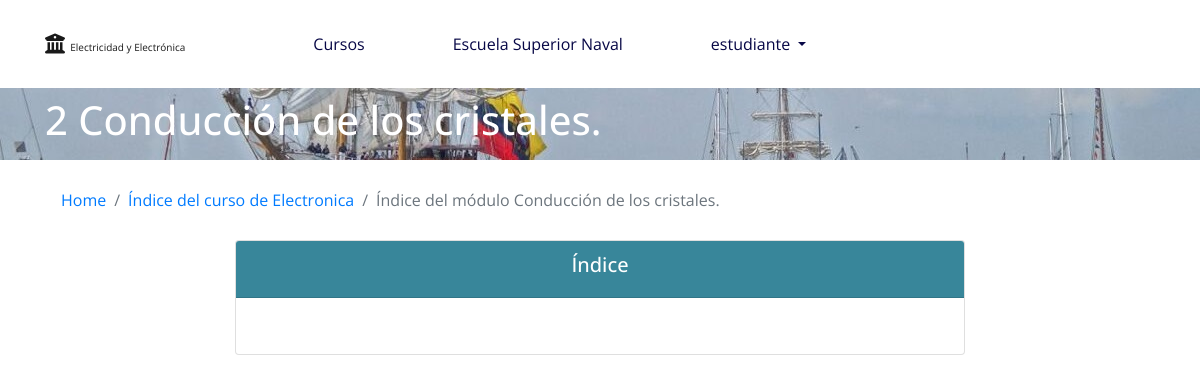
The page /curso/modulo/abrir/id/26/ (signed in) on the database as committed earlier.
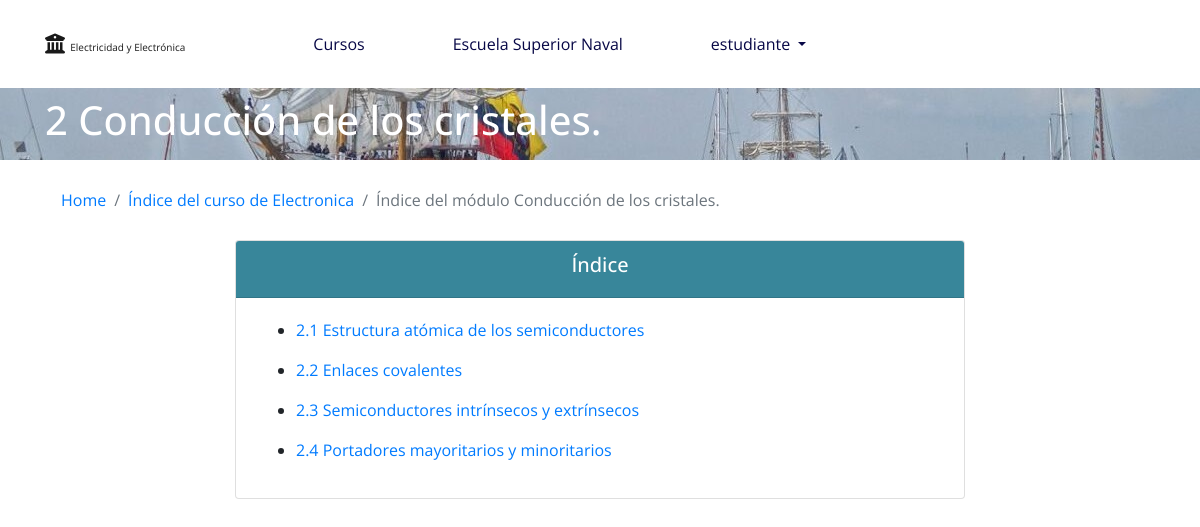
The same page on the database as committed later.
### curso/models.py (models this page shows, shortened)
class Modulo(models.Model):
    numero = models.IntegerField(verbose_name='Numero del Módulo')
    titulo = models.CharField(verbose_name='Título', max_length=200, blank=False, null=False)
    curso = models.ForeignKey(Curso, verbose_name="Curso", on_delete=models.CASCADE)
    class Meta:
        verbose_name = 'Módulo'
        verbose_name_plural = 'Módulos'
        ordering = ('numero',)

class Curso(models.Model):
    nombre = models.CharField(verbose_name='Nombre del Curso', max_length=50, unique=True)
    descripcion = models.TextField(verbose_name='Descripción', max_length=600)
    comentario = models.TextField(verbose_name='Comentario', max_length=600)
    icono = models.ImageField(verbose_name='Icono', upload_to='fotos_curso/', null=True, blank=True)
    class Meta:
        verbose_name = 'Curso'
        verbose_name_plural = 'Cursos'

class SubModulo(models.Model):
    numero = models.IntegerField(verbose_name='Número SubMódulo', default=1)
    titulo = models.CharField(verbose_name='Título', max_length=200, unique=True)
    contenido = RichTextUploadingField(config_name='config_ckeditor', verbose_name='Contenido', max_length=10000)
    modulo = models.ForeignKey(Modulo, verbose_name="Seleccione el Módulo al que pertenece", on_delete=models.CASCADE)
    class Meta:
        verbose_name = 'SubMódulo'
        verbose_name_plural = 'SubMódulos'
        ordering = ('numero',)

### curso/views.py (the view)
# urls.py: re_path(r'^modulo/abrir/id/(?P<modulo_id>[0-9]+)/$', abrir_modulo),
@login_required(login_url='/login/')
def abrir_modulo(request, modulo_id):
    data = {}
    data['user'] = request.user
    modulo = Modulo.objects.get(id = modulo_id)
    estudiante_curso = EstudianteCurso.objects.get(estudiante__usuario__username=request.user.username)
    id_cursos = [x[0] for x in estudiante_curso.cursos.all().values_list('id')]
    if modulo.curso.id in id_cursos:
        if request.method == 'POST':
            pass
        else:
            data['submodulos'] = SubModulo.objects.filter(modulo = modulo).values()
            for i in range(len(data['submodulos'])):
                if EstudianteSubModulo.objects.filter(estudiante=estudiante_curso.estudiante,
                                                      submodulos__id=data['submodulos'][i]['id']).exists():
                    data['submodulos'][i]['completado'] = '&nbsp;&nbsp;&nbsp;&nbsp;<i style="cursor: pointer;" title="Completado" class="fas fa-check text-success"></i>'
            data['modulo'] = modulo
            data['curso_link'] = "/curso/abrir/{}/{}/".format(modulo.curso.nombre.replace(' ', '').lower(), modulo.curso.id)
            return render(request, 'curso/modulo/indice_modulo.html', data)
    else:
        return redirect('/')

### templates/curso/modulo/indice_modulo.html (shortened to what this page needs)
{% extends 'base-public.html' %}
{% block container %}
    <nav id="nav-foto" class="navbar undercontainer">
        <div class="container">
            <h1 class="h1 text-white">{{ modulo.numero }} {{ modulo.titulo }}</h1>
        </div>
    </nav>
    <div class="container mt-3">
        <nav aria-label="breadcrumb">
          <ol class="breadcrumb bg-white">
              <li class="breadcrumb-item"><a href="/">Home</a></li>
              <li class="breadcrumb-item"><a href="{{ curso_link }}">Índice del curso de {{ modulo.curso.nombre }}</a></li>
              <li class="breadcrumb-item active" aria-current="page">Índice del módulo {{ modulo.titulo }}</li>
          </ol>
        </nav>
        <div class="row">
            <div class="offset-xl-2 col-xl-8 col-lg-8 offset-lg-2 col-md-12 text-break text-justify">
                <div class="card mb-5">
                    <div class="card-header curso-card-header text-white text-center">
                        <h5 class="h5">
                            Índice
                        </h5>
                    </div>
                    <div class="card-body">
                        <ul>
                            {% for submodulo in submodulos %}
                                <li>
                                    <p><a href="/curso/submodulo/abrir/id/{{ submodulo.id }}/">{{ modulo.numero }}.{{ submodulo.numero }} {{ submodulo.titulo }}</a>{{ submodulo.completado | safe }}</p>
                                </li>
                            {% endfor %}
                        </ul>
                    </div>
                </div>
            </div>
        </div>
    </div>
{% endblock %}

### templates/base-public.html (shortened to what this page needs)
<!DOCTYPE html>
<html lang="es">
<head>
    <link rel="stylesheet" href="https://stackpath.bootstrapcdn.com/bootstrap/4.3.1/css/bootstrap.min.css"
>
    <link rel="stylesheet"
        href="https://cdn.jsdelivr.net/npm/bootstrap-select@1.13.9/dist/css/bootstrap-select.min.css">
    <link rel="stylesheet" href="https://cdnjs.cloudflare.com/ajax/libs/Swiper/4.5.0/css/swiper.min.css">
    <link rel="stylesheet" href="/static/css/lity.min.css">
    <link rel="stylesheet" href="/static/css/home.css">
</head>
<body>
<nav class="navbar navbar-fixed-top navbar-expand-lg navbar-light pt-md-4 pmd-navbar mb-lg-3 nav-md-justified"
        role="navigation">
        <div class="container">
            <a id="logo1" href="/" class="navbar-brand mr-md-5">
                <i class="fa fa-university"></i>
                <span style="font-size: 10px;">Electricidad y Electrónica</span>
            </a>
            <div class="collapse navbar-collapse" id="menu">
                <ul class="navbar-nav">
                    <li class="nav-item px-lg-4 ml-lg-5">
                        <a style="color: rgb(7, 7, 70);" href="/" class="nav-link">
                            Cursos
                        </a>
                    </li>
                    <li class="nav-item px-lg-4 ml-lg-4">
                        <a style="color: rgb(7, 7, 70);" href="http://186.3.65.147:8069/page/homepage" class="nav-link">
                            Escuela Superior Naval
                        </a>
                    </li>
                    <li class="nav-item dropdown pmd-dropdown px-lg-4 ml-lg-4">
                        <a style="color: rgb(7, 7, 70);" href="#" class="nav-link dropdown-toggle"
                            data-toggle="dropdown" id="navbardrop" data-slidebar="true" role="button"
                            aria-haspopup="true" aria-expanded="false">
                            {{ user.username }}
                        </a>
                    </li>
                </ul>
            </div>
        </div>
    </nav>
        {% block container %}
        {% endblock %}
</body>
</html>

### static/css/home.css (style rules this page uses)
.curso-card-header { background-color:#38869a; }
#nav-foto { background-image: url('/static/media/fondo-nav-naval.jpg'); }

### templates/base-public.html (style rules this page uses)
body { font-family: 'Open Sans', sans-serif; }

Rows that differ between the two databases and show on the page:
added SubModulo: {{ modulo.numero }} "2", numero "1", titulo "Estructura atómica de los semiconductores"
added SubModulo: {{ modulo.numero }} "2", numero "2", titulo "Enlaces covalentes"
added SubModulo: {{ modulo.numero }} "2", numero "3", titulo "Semiconductores intrínsecos y extrínsecos"
added SubModulo: {{ modulo.numero }} "2", numero "4", titulo "Portadores mayoritarios y minoritarios"
